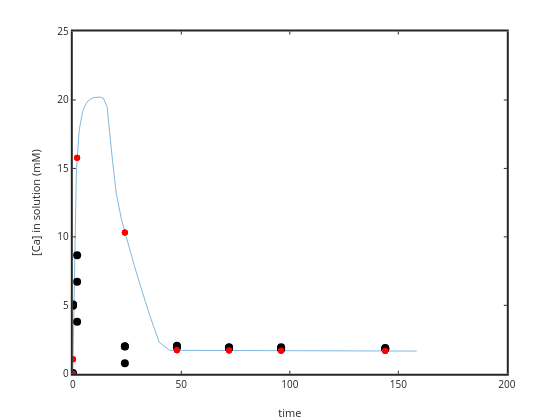

Source (notebook cell):
### Code cell
%plot(time(4:length(time)),Ca(4:length(time))); ylabel('[Ca] in solution'); xlabel('time')
plot(time(1:length(time)),1e3*Ca(1:length(time))); ylabel('[Ca] in solution (mM)'); xlabel('time')
hold on
plot(sampletime,sampleCa*1e3,'ko','markersize',8,'markerfacecolor','k')
set(gca,'linewidth',2)

yi = interp1 (time, Ca, sampletime);

plot(sampletime,yi*1e3,'r.')

residual2=sampleCa*1e3-yi*1e3;

### Figure 1 — Plotly figure (JSON) as saved in the notebook; plotly's stock layout.template omitted (floating-point values rounded to 4 significant figures)
{"data": [{"line": {"color": "rgb(0,113,188)", "dash": "solid", "width": 0.5}, "marker": {"color": "rgb(0,113,188)", "line": {"color": "rgb(0,113,188)"}, "size": 6, "symbol": "none"}, "mode": "lines", "name": "", "showlegend": false, "type": "scatter", "visibility": true, "x": [0, 0, 1.122, 1.259, 1.413, 1.585, 1.778, 1.995, 2.239, 2.512, 2.818, 3.162, 3.548, 3.981, 4.467, 5.012, 5.623, 6.31, 7.079, 7.943, 8.913, 10, 11.22, 12.59, 14.13, 15.85, 17.78, 19.95, 22.39, 25.12, 28.18, 31.62, 35.48, 39.81, 44.67, 50.12, 56.23, 63.1, 70.79, 79.43, 89.13, 100, 112.2, 125.9, 141.3, 158.5], "xaxis": "x", "y": [0, 0, 11.93, 12.75, 13.55, 14.33, 15.08, 15.77, 16.41, 16.99, 17.52, 17.98, 18.4, 18.76, 19.07, 19.35, 19.59, 19.77, 19.93, 20.05, 20.13, 20.18, 20.21, 20.21, 20.13, 19.46, 16.34, 13.25, 11.3, 9.651, 7.985, 6.192, 4.253, 2.304, 1.713, 1.71, 1.705, 1.701, 1.696, 1.691, 1.686, 1.681, 1.676, 1.67, 1.664, 1.659], "yaxis": "y"}, {"line": {"color": "rgb(0,0,0)", "width": 0.5}, "marker": {"color": "rgb(0,0,0)", "line": {"color": "rgb(0,0,0)"}, "size": 8, "symbol": "circle"}, "mode": "markers", "name": "", "showlegend": false, "type": "scatter", "visibility": true, "x": [0, 0.1, 2, 24, 48, 72, 96, 144, 0, 0.1, 2, 24, 48, 72, 96, 144, 0, 0.1, 2, 24, 48, 72, 96, 144], "xaxis": "x", "y": [0.01702, 4.969, 3.807, 0.7795, 1.93, 1.91, 1.833, 1.842, 0.00676, 5.043, 6.721, 2.0, 1.953, 1.854, 1.811, 1.808, 0.04982, 5.069, 8.655, 2.008, 2.05, 1.931, 1.946, 1.89], "yaxis": "y"}, {"line": {"color": "rgb(255,0,0)", "width": 0.5}, "marker": {"color": "rgb(255,0,0)", "line": {"color": "rgb(255,0,0)"}, "size": 6, "symbol": "circle"}, "mode": "markers", "name": "", "showlegend": false, "type": "scatter", "visibility": true, "x": [0, 0.1, 2, 24, 48, 72, 96, 144, 0, 0.1, 2, 24, 48, 72, 96, 144, 0, 0.1, 2, 24, 48, 72, 96, 144], "xaxis": "x", "y": [0, 1.063, 15.78, 10.32, 1.711, 1.696, 1.683, 1.663, 0, 1.063, 15.78, 10.32, 1.711, 1.696, 1.683, 1.663, 0, 1.063, 15.78, 10.32, 1.711, 1.696, 1.683, 1.663], "yaxis": "y"}], "layout": {"height": 420, "hovermode": "closest", "margin": {"b": 0, "l": 0, "r": 0, "t": 0}, "plot_bgcolor": "rgba(0,0,0,0)", "showlegend": false, "width": 560, "xaxis": {"anchor": "y", "autorange": false, "domain": [0.13, 0.905], "exponentformat": "none", "gridcolor": "rgba(38,38,38,0.15)", "gridwidth": 2, "linecolor": "rgb(38,38,38)", "linewidth": 2, "mirror": "ticks", "range": [0, 200], "showgrid": false, "showline": true, "side": "bottom", "spikedash": "solid", "spikemode": "across", "spikesides": false, "spikethickness": 1, "tickangle": 0, "tickcolor": "rgb(38,38,38)", "tickfont": {"color": "rgb(38,38,38)", "size": 10}, "ticklen": 3, "ticks": "inside", "ticktext": ["0", "50", "100", "150", "200"], "tickvals": [0, 50, 100, 150, 200], "title": {"font": {"color": "rgb(38,38,38)", "size": 11}, "text": "time"}, "type": "linear", "visible": true, "zeroline": false}, "yaxis": {"anchor": "x", "autorange": false, "domain": [0.11, 0.925], "exponentformat": "none", "gridcolor": "rgba(38,38,38,0.15)", "gridwidth": 2, "linecolor": "rgb(38,38,38)", "linewidth": 2, "mirror": "ticks", "range": [0, 25], "showgrid": false, "showline": true, "side": "left", "spikedash": "solid", "spikemode": "across", "spikesides": false, "spikethickness": 1, "tickangle": 0, "tickcolor": "rgb(38,38,38)", "tickfont": {"color": "rgb(38,38,38)", "size": 10}, "ticklen": 3, "ticks": "inside", "ticktext": ["0", "5", "10", "15", "20", "25"], "tickvals": [0, 5, 10, 15, 20, 25], "title": {"font": {"color": "rgb(38,38,38)", "size": 11}, "text": "[Ca] in solution (mM)"}, "type": "linear", "visible": true, "zeroline": false}}}
